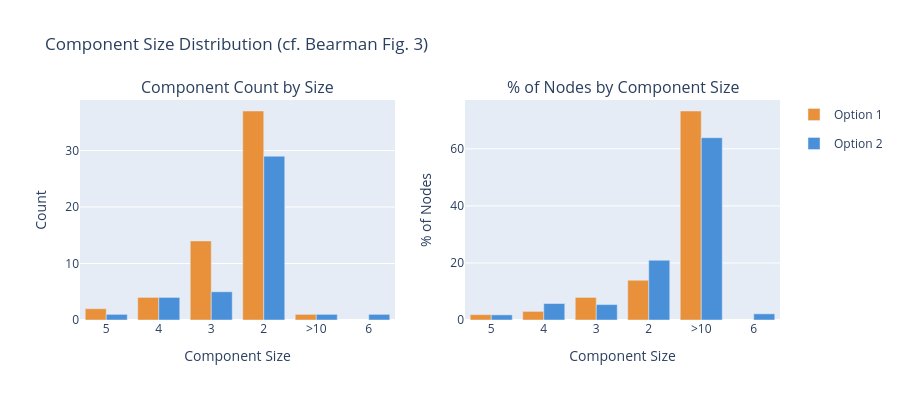

Here is the notebook cell this chart was saved with:
### Code cell
# Cell 3: Component Analysis (Bearman Fig. 3)

print("="*70)
print("  ANALYSIS 2: COMPONENT ANALYSIS")
print("="*70)

comp_data = []
for label, g in [('Option 1', G_opt1_u), ('Option 2', G_opt2_u)]:
    components = g.connected_components()
    sizes = sorted([len(c) for c in components], reverse=True)
    giant = sizes[0]
    total = g.vcount()

    print(f"\n  {label}:")
    print(f"    Total components: {len(sizes)}")
    print(f"    Giant component: {giant} nodes ({100*giant/total:.1f}% of network)")
    print(f"    Isolates (size=1): {sizes.count(1)}")

    size_counts = Counter(sizes)
    print(f"\n    {'Size':<10} {'Count':<10} {'% of nodes':<15}")
    print(f"    {'-'*10} {'-'*10} {'-'*15}")
    for size in sorted(size_counts.keys()):
        count = size_counts[size]
        pct = 100 * size * count / total
        if size <= 10 or size == giant:
            print(f"    {size:<10} {count:<10} {pct:.1f}%")

    for size, count in size_counts.items():
        comp_data.append({
            'corpus': label, 'component_size': size,
            'count': count, 'pct_nodes': 100 * size * count / total
        })

# ── Bar chart ──────────────────────────────────────────────────────
comp_df = pd.DataFrame(comp_data)
fig_comp = make_subplots(rows=1, cols=2,
    subplot_titles=('Component Count by Size', '% of Nodes by Component Size'))
for corpus, color in [('Option 1', CORPUS_COLORS['option1']), ('Option 2', CORPUS_COLORS['option2'])]:
    subset = comp_df[comp_df['corpus'] == corpus]
    subset_small = subset[subset['component_size'] <= 10].copy()
    large = subset[subset['component_size'] > 10]
    if not large.empty:
        large_row = pd.DataFrame([{
            'corpus': corpus, 'component_size': '>10',
            'count': large['count'].sum(), 'pct_nodes': large['pct_nodes'].sum()
        }])
        subset_small = pd.concat([subset_small, large_row])

    fig_comp.add_trace(go.Bar(
        x=[str(s) for s in subset_small['component_size']],
        y=subset_small['count'], name=corpus, marker_color=color, legendgroup=corpus,
    ), row=1, col=1)
    fig_comp.add_trace(go.Bar(
        x=[str(s) for s in subset_small['component_size']],
        y=subset_small['pct_nodes'], name=corpus, marker_color=color,
        legendgroup=corpus, showlegend=False,
    ), row=1, col=2)

fig_comp.update_layout(title='Component Size Distribution (cf. Bearman Fig. 3)',
                       barmode='group', width=900, height=400)
fig_comp.update_xaxes(title_text='Component Size')
fig_comp.update_yaxes(title_text='Count', row=1, col=1)
fig_comp.update_yaxes(title_text='% of Nodes', row=1, col=2)
fig_comp.show()

### Figure 1 — Plotly figure (JSON) as saved in the notebook; plotly's stock layout.template omitted (floating-point values rounded to 4 significant figures)
{"data": [{"legendgroup": "Option 1", "marker": {"color": "#E8913A"}, "name": "Option 1", "type": "bar", "x": ["5", "4", "3", "2", ">10"], "xaxis": "x", "y": [2, 4, 14, 37, 1], "yaxis": "y"}, {"legendgroup": "Option 1", "marker": {"color": "#E8913A"}, "name": "Option 1", "showlegend": false, "type": "bar", "x": ["5", "4", "3", "2", ">10"], "xaxis": "x2", "y": [1.883, 3.013, 7.91, 13.94, 73.26], "yaxis": "y2"}, {"legendgroup": "Option 2", "marker": {"color": "#4A90D9"}, "name": "Option 2", "type": "bar", "x": ["6", "5", "4", "3", "2", ">10"], "xaxis": "x", "y": [1, 1, 4, 5, 29, 1], "yaxis": "y"}, {"legendgroup": "Option 2", "marker": {"color": "#4A90D9"}, "name": "Option 2", "showlegend": false, "type": "bar", "x": ["6", "5", "4", "3", "2", ">10"], "xaxis": "x2", "y": [2.166, 1.805, 5.776, 5.415, 20.94, 63.9], "yaxis": "y2"}], "layout": {"annotations": [{"font": {"size": 16}, "showarrow": false, "text": "Component Count by Size", "x": 0.225, "xanchor": "center", "xref": "paper", "y": 1, "yanchor": "bottom", "yref": "paper"}, {"font": {"size": 16}, "showarrow": false, "text": "% of Nodes by Component Size", "x": 0.775, "xanchor": "center", "xref": "paper", "y": 1, "yanchor": "bottom", "yref": "paper"}], "barmode": "group", "height": 400, "title": {"text": "Component Size Distribution (cf. Bearman Fig. 3)"}, "width": 900, "xaxis": {"anchor": "y", "domain": [0, 0.45], "title": {"text": "Component Size"}}, "xaxis2": {"anchor": "y2", "domain": [0.55, 1], "title": {"text": "Component Size"}}, "yaxis": {"anchor": "x", "domain": [0, 1], "title": {"text": "Count"}}, "yaxis2": {"anchor": "x2", "domain": [0, 1], "title": {"text": "% of Nodes"}}}}
